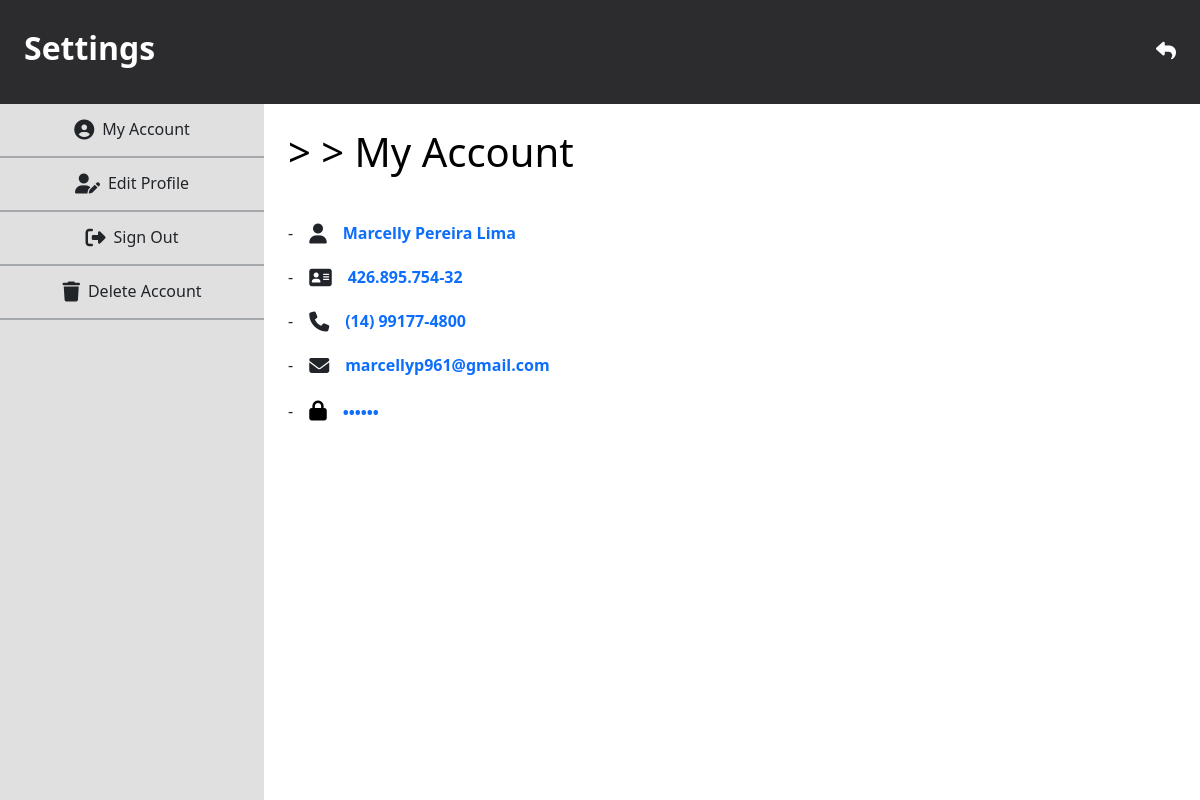
Page /settings.php (signed in) on the earlier database version.
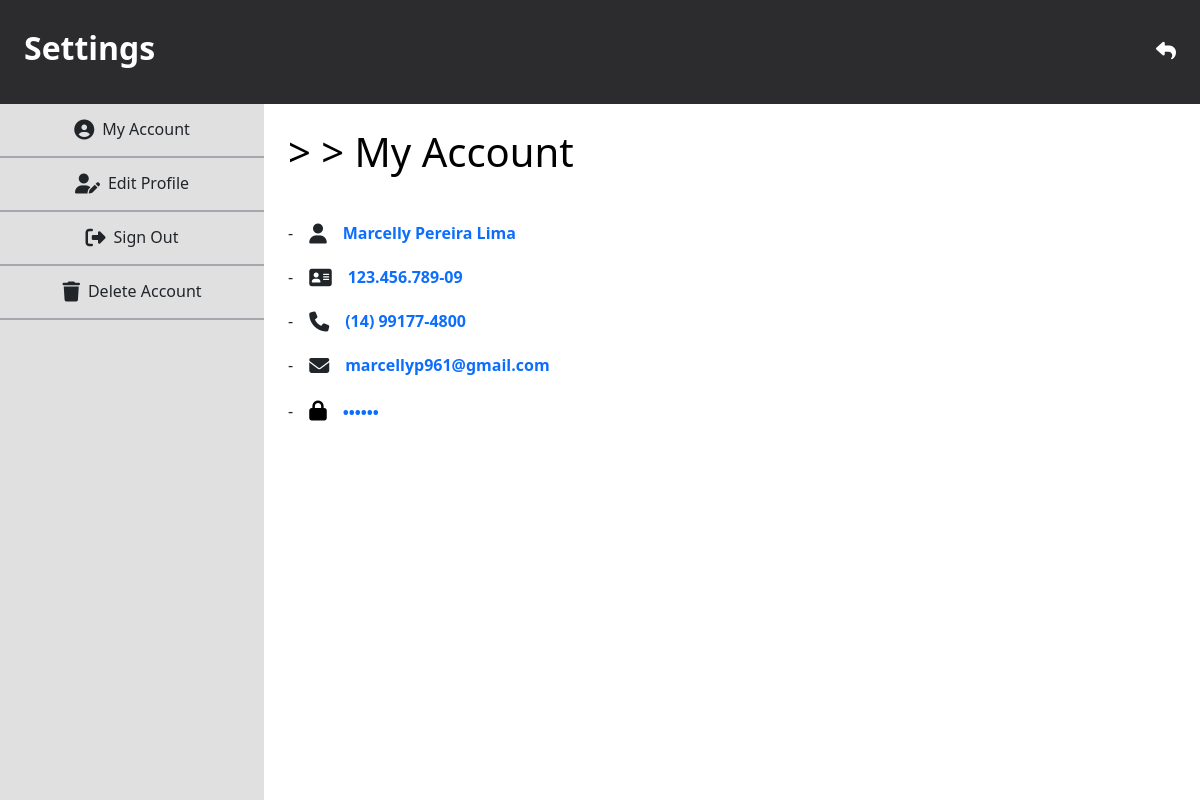
Same page on the later database version.
### tables this page shows
CREATE TABLE `usuarios` (
  `id` int(11) NOT NULL,
  `nome` varchar(255) DEFAULT NULL,
  `email` varchar(255) DEFAULT NULL,
  `senha` varchar(255) DEFAULT NULL,
  `cpf` varchar(14) DEFAULT NULL,
  `telefone` varchar(15) DEFAULT NULL
);

### settings.php (the view, shortened to what this page needs)
<?php
    $id = @$_SESSION['id'];
    if($id) {
        $conexao = new mysqli("localhost", "root", "", "website");
        $sql = "SELECT * FROM usuarios WHERE id = '$id';";
        $verifica = $conexao->query($sql);
        $usuario = $verifica->fetch_assoc();
        $nome = @$usuario['nome'];
        $email = @$usuario['email'];
        $senha = @$usuario['senha'];
        $cpf = @$usuario['cpf'];
        $telefone = @$usuario['telefone'];
    } else {
        header("Location: index.php");
        exit;
    }
?>
<!DOCTYPE html>
<html lang="pt-br">
<head>
    <link rel="stylesheet" href="https://cdn.jsdelivr.net/npm/bootstrap@5.3.3/dist/css/bootstrap.min.css">
</head>
<body class="vh-100 overflow-hidden">
    <div class="w-100 d-flex" style="height: 13vh; background-color: #2c2c2e;">
        <form action="" class="h-100 w-100 d-flex justify-content-between" method="POST">
            <div class="h-100 w-auto d-flex align-items-center ms-4">
                <span class="fs-2 fw-bold pb-2 text-white">Settings</span>
            </div>
            <div class="h-100 w-auto d-flex align-items-center me-4 gap-4">
                <a href="home.php" class="text-decoration-none border-0 text-white"><i class="fa-solid fa-share fa-flip-horizontal fs-5" title="Voltar"></i></a>
            </div>
        </form>
    </div>
    <div class="d-flex" style="height: calc(100vh - 13vh);">
        <div class="h-100 d-flex flex-column align-items-center" style="background-color: #e0e0e0; width: 22vw;">
            <div class="w-100 h-auto py-3 px-2 d-flex align-items-center justify-content-center border-bottom border-2 border-secondary border-opacity-50">
                <a href="settings.php" class="text-decoration-none border-0 text-dark d-flex flex-column flex-md-row gap-2 align-items-center"><i class="fa-solid fa-circle-user fs-5"></i><h6 class="text-center m-0">My Account</h6></a>
            </div>
            <div class="w-100 h-auto py-3 px-2 d-flex align-items-center justify-content-center border-bottom border-2 border-secondary border-opacity-50">
                <a href="settings_edit.php" class="text-decoration-none border-0 text-dark d-flex flex-column flex-md-row gap-2 align-items-center"><i class="fa-solid fa-user-pen fs-5"></i><h6 class="text-center m-0">Edit Profile</h6></a>
            </div>
            <div class="w-100 h-auto py-3 px-2 d-flex align-items-center justify-content-center border-bottom border-2 border-secondary border-opacity-50">
                <a href="settings_logout.php" class="text-decoration-none border-0 text-dark d-flex flex-column flex-md-row gap-2 align-items-center"><i class="fa-solid fa-right-from-bracket fs-5"></i><h6 class="text-center m-0">Sign Out</h6></a>
            </div>
            <div class="w-100 h-auto py-3 px-2 d-flex align-items-center justify-content-center border-bottom border-2 border-secondary border-opacity-50">
                <a href="settings_delete.php" class="text-decoration-none border-0 text-dark d-flex flex-column flex-md-row gap-2 align-items-center"><i class="fa-solid fa-trash fs-5"></i><h6 class="text-center m-0">Delete Account</h6></a>
            </div>
        </div>
        <div class="h-100 bg-white" style="width: calc(100vw - 22vw);">
            <div class="h-auto w-auto mt-4 mt-xxl-5 ms-2 ms-md-4 ms-xxl-5">
                <h1 class="text-black"> > > My Account</h1>
            </div>
            <div class="h-auto w-auto mt-5 ms-2 ms-md-4 ms-xxl-5">
                <div class="gap-3 d-flex mb-4">
                    <h6 class="m-0">-</h6>
                    <i class="fa-solid fa-user fs-5"></i>
                    <h6 class="m-0 text-primary fw-bold"><?php echo"$nome"; ?></h6>
                </div>
                <div class="gap-3 d-flex mb-4">
                    <h6 class="m-0">-</h6>
                    <i class="fa-solid fa-address-card fs-5"></i>
                    <h6 class="m-0 text-primary fw-bold"><?php echo"$cpf"; ?></h6>
                </div>
                <div class="gap-3 d-flex mb-4">
                    <h6 class="m-0">-</h6>
                    <i class="fa-solid fa-phone fs-5"></i></i>
                    <h6 class="m-0 text-primary fw-bold"><?php echo"$telefone"; ?></h6>
                </div>
                <div class="gap-3 d-flex mb-4 me-2">
                    <h6 class="m-0">-</h6>
                    <i class="fa-solid fa-envelope fs-5"></i>
                    <h6 class="m-0 text-primary text-truncate fw-bold" title="<?php echo $email; ?>"><?php echo"$email"; ?></h6>
                </div>
                <div class="gap-3 d-flex align-items-center me-2">
                    <h6 class="m-0">-</h6>
                    <button class="bg-transparent border-0 p-0" type="button" onclick="exibirSenha()"><i id="iconeSenha" class="fa-solid fa-lock fs-5"></i></button>
                    <input type="password" class="form-control bg-transparent border-0 shadow-none d-inline text-primary text-truncate fw-bold p-0" id="senha" value="<?php echo $senha; ?>" title="<?php echo $senha; ?>" readonly>                </div>
            </div>
        </div>
    </div>
</body>
</html>

Differences in the rows shown:
changed usuarios "Marcelly Pereira Lima": cpf "426.895.754-32" → "123.456.789-09"
